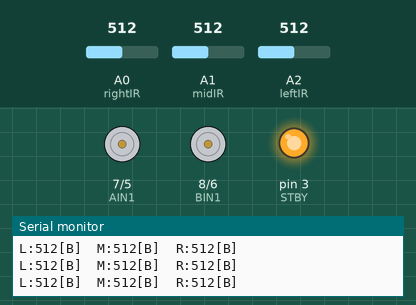
This sketch was run on a simulated Arduino Uno, built with avr-gcc and run on an emulated ATmega328P. On the bench: direction and speed pins drawn as motors (green arrow = direction pin HIGH = forward, orange = LOW = backward, longer = more drive, stopped while the standby pin is LOW), output pins drawn as LEDs (lit = HIGH), the last lines printed to the serial monitor. Inputs (shaded band) come from the test bench; at power-on: A0 (rightIR) = 512, A1 (midIR) = 512, A2 (leftIR) = 512.

Above: at 1.2 s.
1.3 s: A0 (rightIR) set to 105
4.3 s: A0 (rightIR) set to 91
At 4.43 s:
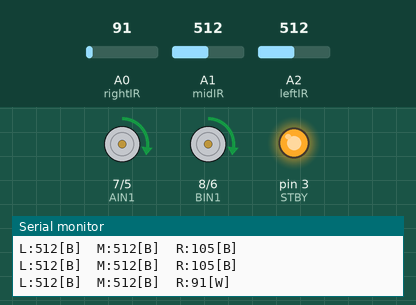
At 6.1 s:
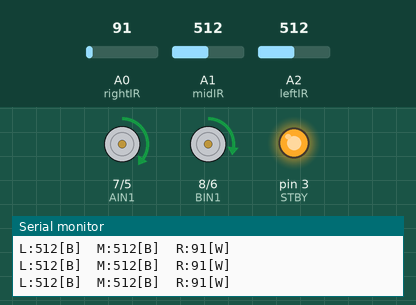
7.3 s: A1 (midIR) set to 112
10.3 s: A1 (midIR) set to 95
At 11.5 s:
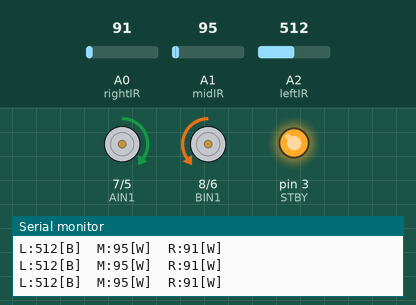
11.8 s: A2 (leftIR) set to 110
13.3 s: A2 (leftIR) set to 95
At 17.1 s:
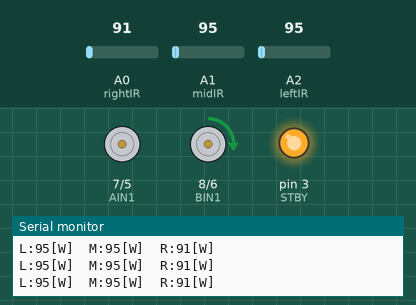
Timing chart, 0 to 17.3 s (numbered marks = the images above; inputs shaded):
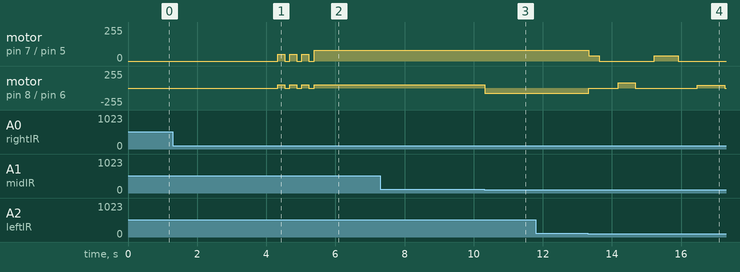

Measured:
- the behaviour switches between 101 and 100 on A0 (rightIR) (found by bisection; images 0 and 1)
- the behaviour switches between 101 and 100 on A1 (midIR) (found by bisection; images 2 and 3)
- the behaviour switches between 101 and 100 on A2 (leftIR) (found by bisection; images 3 and 4)
- after the input at 10.3 s, motor on pin 8 (BIN1) / pin 6 (PWMB): forward 50/255 → backward 80/255 at once

The sketch:

RCPilot.ino
```cpp
// --- TB6612FNG motor driver pins (Elegoo Smart Car V4.0 shield) ---
const int PWMA = 5;   // Right motor speed (PWM)
const int AIN1 = 7;   // Right motor direction  (HIGH = forward, LOW = reverse)
const int PWMB = 6;   // Left motor speed (PWM)
const int BIN1 = 8;   // Left motor direction   (HIGH = forward, LOW = reverse)
const int STBY = 3;   // Standby (enable)

// --- Line sensors ---
const int leftIR  = A2;
const int midIR   = A1;
const int rightIR = A0;

// --- Thresholds ---
// White ≈ low (~40), Black ≈ higher (>50)
int thL = 100;
int thM = 100;
int thR = 100;

// --- Speed settings ---
int baseSpeed = 50;   // straight forward
int turnSpeed = 80;   // boost on turns
int searchSpeed = 40; // slow speed while wiggling

// --- Wiggle settings ---
unsigned long lastSeenTime = 0;     // time when line was last detected
int wiggleTime = 300;               // base wiggle duration (ms)
int maxWiggleTime = 800;            // max wiggle time
int pauseTime = 500;                // pause between wiggles
bool wiggleLeft = true;             // alternate wiggle direction

// --- Forward burst settings ---
bool justFoundLine  = false;    // flag to trigger bursts
int maxBursts       = 3;        // number of bursts when line is found
int burstDuration   = 200;      // each burst length (ms)
int burstPause      = 150;      // pause between bursts (ms)

// ------------------ Motor Control Helpers ------------------
void setRightMotor(int speed, bool forward) {
  if (speed == 0) {
    analogWrite(PWMA, 0);
    return;
  }
  digitalWrite(AIN1, forward ? HIGH : LOW);
  analogWrite(PWMA, speed);
}

void setLeftMotor(int speed, bool forward) {
  if (speed == 0) {
    analogWrite(PWMB, 0);
    return;
  }
  digitalWrite(BIN1, forward ? HIGH : LOW);
  analogWrite(PWMB, speed);
}

void stopMotors() {
  analogWrite(PWMA, 0);
  analogWrite(PWMB, 0);
}

// ------------------ Setup ------------------
void setup() {
  pinMode(PWMA, OUTPUT);
  pinMode(AIN1, OUTPUT);
  pinMode(PWMB, OUTPUT);
  pinMode(BIN1, OUTPUT);
  pinMode(STBY, OUTPUT);

  pinMode(leftIR, INPUT);
  pinMode(midIR, INPUT);
  pinMode(rightIR, INPUT);

  digitalWrite(STBY, HIGH); // Enable motor driver
  Serial.begin(9600);
}

// ------------------ Main Loop ------------------
void loop() {
  // Read sensors
  int L = analogRead(leftIR);
  int M = analogRead(midIR);
  int R = analogRead(rightIR);

  bool leftBlack  = L > thL;
  bool midBlack   = M > thM;
  bool rightBlack = R > thR;

  // Debugging output
  Serial.print("L:"); Serial.print(L); Serial.print(leftBlack ? "[B] " : "[W] ");
  Serial.print(" M:"); Serial.print(M); Serial.print(midBlack ? "[B] " : "[W] ");
  Serial.print(" R:"); Serial.print(R); Serial.println(rightBlack ? "[B]" : "[W]");

  // ------------------ Line following logic ------------------
  // check if line is lost (all white or all black)
  bool lostLine = (!leftBlack && !midBlack && !rightBlack)   // all white
               || (leftBlack && midBlack && rightBlack);     // all black

  if (!lostLine) {
    // Normal Line Following
    if (!justFoundLine) {
      // Just reacquired the line → do short forward bursts
      for (int i = 0; i < maxBursts; i++)
      {
        setRightMotor(baseSpeed, true);
        setLeftMotor(baseSpeed, true);
        delay(burstDuration);               // move forward briefly
        stopMotors();
        delay(burstPause);                  // pause between bursts
      }
      justFoundLine = true;                 // only once until line lost again
    }

    lastSeenTime = millis();        // reset lost timer

    // --- Correction Logic ---
    if (!leftBlack && midBlack && !rightBlack) {
      // Straight
      setRightMotor(baseSpeed, true);
      setLeftMotor(baseSpeed, true);
    }
    else if (leftBlack && !midBlack && !rightBlack) {
      // Hard Left Pivot
      setRightMotor(turnSpeed, true);
      setLeftMotor(turnSpeed, false);
    }
    else if (leftBlack && midBlack && !rightBlack) {
      // Curve left
      setRightMotor(turnSpeed, true);
      setLeftMotor(baseSpeed, true);
    }
    else if (!leftBlack && !midBlack && rightBlack) {
      // Hard Right Pivot
      setRightMotor(turnSpeed, false);
      setLeftMotor(turnSpeed, true);
    }
    else if (!leftBlack && midBlack && rightBlack) {
      // Curve right
      setRightMotor(baseSpeed, true);
      setLeftMotor(turnSpeed, true);
    }
  }

  // ------------------ Lost line → wiggle search ------------------
  else {
    unsigned long lostTime = millis() - lastSeenTime;
    int currentWiggle = wiggleTime + lostTime / 5;       // make the car’s search arcs bigger the longer it’s lost

    if (currentWiggle > maxWiggleTime){                  // if current > max, set current wiggle time to max wiggle time so it doesn't wiggle forever
      currentWiggle = maxWiggleTime;
    }

    unsigned long startTime = millis();

    // Wiggle left WHILE checking sensors while moving
    if (wiggleLeft) {
      while (millis() - startTime < currentWiggle) {
        setRightMotor(searchSpeed, true);
        setLeftMotor(0, true);

        // Recheck sensors mid-wiggle
        int L = analogRead(leftIR);
        int M = analogRead(midIR);
        int R = analogRead(rightIR);
        if ((L > thL) || (M > thM) || (R > thR)) {
          stopMotors();
          justFoundLine = false; // allow bursts again
          return; // break early → line reacquired
        }
      }
    }
    // Wiggle right WHILE checking sensors while moving
    else {
      while (millis() - startTime < currentWiggle) {
        setRightMotor(0, true);
        setLeftMotor(searchSpeed, true);

        // Recheck sensors mid-wiggle
        int L = analogRead(leftIR);
        int M = analogRead(midIR);
        int R = analogRead(rightIR);
        if ((L > thL) || (M > thM) || (R > thR)) {
          stopMotors();
          justFoundLine = false;
          return;
        }
      }
    }

    // Finished wiggle attempt without finding line
    stopMotors();
    delay(pauseTime);           // pause before next wiggle
    wiggleLeft = !wiggleLeft;   // aternate direction
    justFoundLine = false;      // reset so bursts happen next time
  }

  delay(50);
}
```
